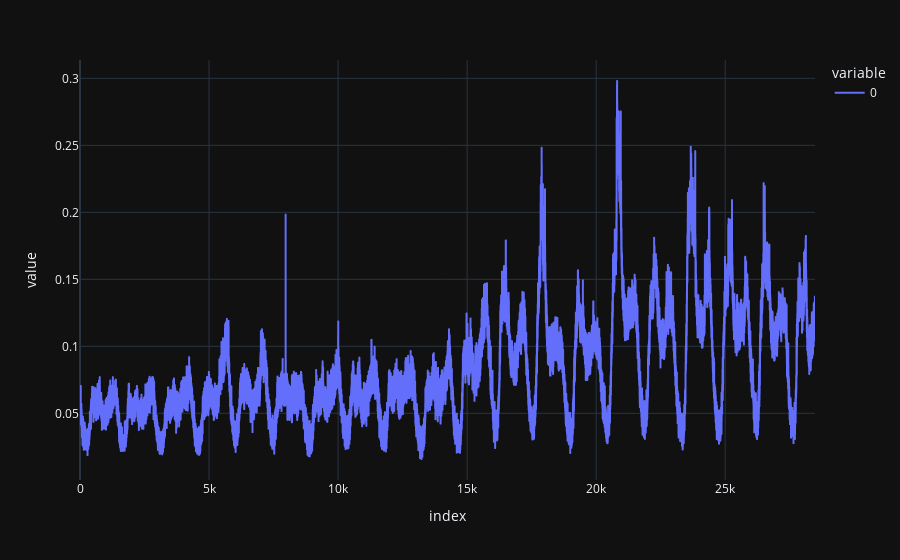

Notebook code cell kept with this figure:
### Code cell
fig = px.line(x)
fig.update_layout(template="plotly_dark",)
fig.show()

### Figure 1 — Plotly figure (JSON) as saved in the notebook; plotly's stock layout.template omitted (floating-point values rounded to 4 significant figures; data arrays with more than 128 entries replaced by an {"elided": "..."} marker saying what was removed)
{"data": [{"hovertemplate": "variable=0<br>index=%{x}<br>value=%{y}<extra></extra>", "legendgroup": "0", "line": {"color": "#636efa", "dash": "solid"}, "mode": "lines", "name": "0", "showlegend": true, "type": "scattergl", "x": {"elided": "28479 int values"}, "xaxis": "x", "y": {"elided": "28479 float values"}, "yaxis": "y"}], "layout": {"legend": {"title": {"text": "variable"}, "tracegroupgap": 0}, "margin": {"t": 60}, "xaxis": {"anchor": "y", "domain": [0, 1], "title": {"text": "index"}}, "yaxis": {"anchor": "x", "domain": [0, 1], "title": {"text": "value"}}}}
